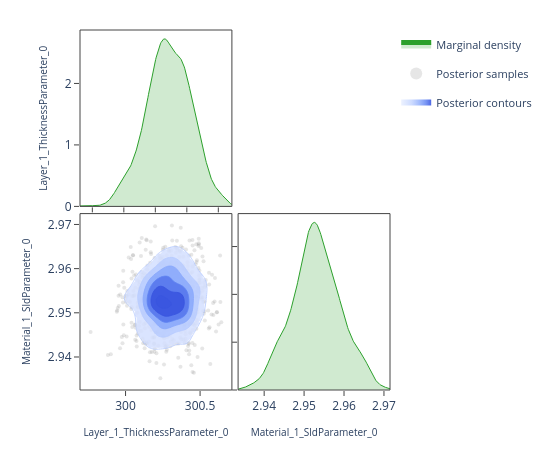

The cell this chart's notebook holds for it:
### Code cell
# ---- Pairwise focus: thickness vs SLD ---------------------------------------
# A 2-parameter corner plot zooms in on the joint posterior for a specific
# pair.  This is the same view the EasyReflectometryApp's "2D Heatmap"
# sub-tab uses to inspect parameter degeneracies.


params_of_interest = ['Layer_1_ThicknessParameter_0', 'Material_1_SldParameter_0']
idx = [posterior.param_names.index(p) for p in params_of_interest]
subset_draws = np.asarray(posterior.draws)[:, idx]

fig = plot_corner(subset_draws, params_of_interest)
fig.show()

### Figure 1 — Plotly figure (JSON) as saved in the notebook; plotly's stock layout.template omitted (floating-point values rounded to 4 significant figures; data arrays with more than 128 entries replaced by an {"elided": "..."} marker saying what was removed)
{"data": [{"fill": "tozeroy", "fillcolor": "rgba(44, 160, 44, 0.22)", "hoverinfo": "skip", "legendgroup": "marginal", "line": {"color": "rgb(44, 160, 44)", "width": 1}, "mode": "lines", "name": "Marginal density", "showlegend": true, "type": "scatter", "x": {"elided": "256 float values"}, "xaxis": "x", "y": {"elided": "256 float values"}, "yaxis": "y"}, {"hoverinfo": "skip", "legendgroup": "scatter", "marker": {"color": "rgba(140, 140, 140, 0.22)", "size": 4}, "mode": "markers", "name": "Posterior samples", "showlegend": true, "type": "scatter", "x": {"elided": "720 float values"}, "xaxis": "x3", "y": {"elided": "720 float values"}, "yaxis": "y3", "zorder": 0}, {"colorscale": [[0.0, "rgba(224, 233, 255, 0.62)"], [0.35, "rgba(183, 203, 255, 0.70)"], [0.6, "rgba(138, 169, 252, 0.78)"], [0.82, "rgba(96, 131, 242, 0.84)"], [1.0, "rgba(58, 86, 224, 0.90)"]], "connectgaps": false, "contours": {"coloring": "fill", "end": 171.5, "showlabels": false, "showlines": false, "size": 27.09, "start": 36.11}, "hoverinfo": "skip", "legendgroup": "contour", "name": "Posterior contours", "showlegend": true, "showscale": false, "type": "contour", "x": [299.7, 299.7, 299.7, 299.8, 299.8, 299.8, 299.8, 299.8, 299.8, 299.8, 299.8, 299.9, 299.9, 299.9, 299.9, 299.9, 299.9, 299.9, 299.9, 300.0, 300.0, 300.0, 300.0, 300.0, 300.0, 300.0, 300.0, 300.1, 300.1, 300.1, 300.1, 300.1, 300.1, 300.1, 300.1, 300.1, 300.2, 300.2, 300.2, 300.2, 300.2, 300.2, 300.2, 300.2, 300.3, 300.3, 300.3, 300.3, 300.3, 300.3, 300.3, 300.3, 300.4, 300.4, 300.4, 300.4, 300.4, 300.4, 300.4, 300.4, 300.5, 300.5, 300.5, 300.5, 300.5, 300.5, 300.5, 300.5, 300.6, 300.6, 300.6, 300.6, 300.6, 300.6, 300.6, 300.6, 300.6, 300.7, 300.7, 300.7], "xaxis": "x3", "y": [2.933, 2.934, 2.934, 2.935, 2.935, 2.936, 2.936, 2.937, 2.937, 2.938, 2.938, 2.939, 2.939, 2.94, 2.94, 2.941, 2.941, 2.942, 2.942, 2.943, 2.943, 2.944, 2.944, 2.945, 2.945, 2.946, 2.946, 2.946, 2.947, 2.947, 2.948, 2.948, 2.949, 2.949, 2.95, 2.95, 2.951, 2.951, 2.952, 2.952, 2.953, 2.953, 2.954, 2.954, 2.955, 2.955, 2.956, 2.956, 2.957, 2.957, 2.958, 2.958, 2.959, 2.959, 2.959, 2.96, 2.96, 2.961, 2.961, 2.962, 2.962, 2.963, 2.963, 2.964, 2.964, 2.965, 2.965, 2.966, 2.966, 2.967, 2.967, 2.968, 2.968, 2.969, 2.969, 2.97, 2.97, 2.971, 2.971, 2.972], "yaxis": "y3", "z": {"elided": "80x80 float values"}, "zmax": 171.5, "zmin": 36.11, "zorder": 1}, {"colorscale": [[0.0, "rgba(183, 203, 255, 0.94)"], [0.35, "rgba(183, 203, 255, 0.94)"], [0.35, "rgba(138, 169, 252, 0.95)"], [0.6, "rgba(138, 169, 252, 0.95)"], [0.6, "rgba(96, 131, 242, 0.96)"], [0.82, "rgba(96, 131, 242, 0.96)"], [0.82, "rgba(58, 86, 224, 0.98)"], [1.0, "rgba(58, 86, 224, 0.98)"]], "contours": {"coloring": "lines", "end": 171.5, "showlabels": false, "size": 27.09, "start": 36.11}, "hoverinfo": "skip", "legendgroup": "contour", "line": {"width": 0.9}, "showlegend": false, "showscale": false, "type": "contour", "x": [299.7, 299.7, 299.7, 299.8, 299.8, 299.8, 299.8, 299.8, 299.8, 299.8, 299.8, 299.9, 299.9, 299.9, 299.9, 299.9, 299.9, 299.9, 299.9, 300.0, 300.0, 300.0, 300.0, 300.0, 300.0, 300.0, 300.0, 300.1, 300.1, 300.1, 300.1, 300.1, 300.1, 300.1, 300.1, 300.1, 300.2, 300.2, 300.2, 300.2, 300.2, 300.2, 300.2, 300.2, 300.3, 300.3, 300.3, 300.3, 300.3, 300.3, 300.3, 300.3, 300.4, 300.4, 300.4, 300.4, 300.4, 300.4, 300.4, 300.4, 300.5, 300.5, 300.5, 300.5, 300.5, 300.5, 300.5, 300.5, 300.6, 300.6, 300.6, 300.6, 300.6, 300.6, 300.6, 300.6, 300.6, 300.7, 300.7, 300.7], "xaxis": "x3", "y": [2.933, 2.934, 2.934, 2.935, 2.935, 2.936, 2.936, 2.937, 2.937, 2.938, 2.938, 2.939, 2.939, 2.94, 2.94, 2.941, 2.941, 2.942, 2.942, 2.943, 2.943, 2.944, 2.944, 2.945, 2.945, 2.946, 2.946, 2.946, 2.947, 2.947, 2.948, 2.948, 2.949, 2.949, 2.95, 2.95, 2.951, 2.951, 2.952, 2.952, 2.953, 2.953, 2.954, 2.954, 2.955, 2.955, 2.956, 2.956, 2.957, 2.957, 2.958, 2.958, 2.959, 2.959, 2.959, 2.96, 2.96, 2.961, 2.961, 2.962, 2.962, 2.963, 2.963, 2.964, 2.964, 2.965, 2.965, 2.966, 2.966, 2.967, 2.967, 2.968, 2.968, 2.969, 2.969, 2.97, 2.97, 2.971, 2.971, 2.972], "yaxis": "y3", "z": {"elided": "80x80 float values"}, "zmax": 171.5, "zmin": 36.11, "zorder": 2}, {"fill": "tozeroy", "fillcolor": "rgba(44, 160, 44, 0.22)", "hoverinfo": "skip", "legendgroup": "marginal", "line": {"color": "rgb(44, 160, 44)", "width": 1}, "mode": "lines", "name": "Marginal density", "showlegend": false, "type": "scatter", "x": {"elided": "256 float values"}, "xaxis": "x4", "y": {"elided": "256 float values"}, "yaxis": "y4"}], "layout": {"height": 450, "legend": {"font": {"size": 11}, "itemsizing": "constant", "orientation": "v", "x": 1.02, "xanchor": "left", "y": 1.0, "yanchor": "top"}, "margin": {"b": 60, "l": 80, "r": 160, "t": 30}, "plot_bgcolor": "white", "shapes": [{"fillcolor": "rgba(0,0,0,0)", "layer": "above", "line": {"color": "#444", "width": 1}, "type": "rect", "x0": 0, "x1": 1, "xref": "x domain", "y0": 0, "y1": 1, "yref": "y domain"}, {"fillcolor": "rgba(0,0,0,0)", "layer": "above", "line": {"color": "#444", "width": 1}, "type": "rect", "x0": 0, "x1": 1, "xref": "x3 domain", "y0": 0, "y1": 1, "yref": "y3 domain"}, {"fillcolor": "rgba(0,0,0,0)", "layer": "above", "line": {"color": "#444", "width": 1}, "type": "rect", "x0": 0, "x1": 1, "xref": "x4 domain", "y0": 0, "y1": 1, "yref": "y4 domain"}], "showlegend": true, "width": 550, "xaxis": {"anchor": "y", "domain": [0.0, 0.49], "showgrid": false, "showticklabels": false, "ticks": "outside", "zeroline": false}, "xaxis2": {"anchor": "y2", "domain": [0.51, 1.0], "showgrid": false, "ticks": "outside", "visible": false, "zeroline": false}, "xaxis3": {"anchor": "y3", "domain": [0.0, 0.49], "showgrid": false, "ticks": "outside", "title": {"font": {"size": 10}, "text": "Layer_1_ThicknessParameter_0"}, "zeroline": false}, "xaxis4": {"anchor": "y4", "domain": [0.51, 1.0], "showgrid": false, "ticks": "outside", "title": {"font": {"size": 10}, "text": "Material_1_SldParameter_0"}, "zeroline": false}, "yaxis": {"anchor": "x", "domain": [0.51, 1.0], "showgrid": false, "ticks": "outside", "title": {"font": {"size": 10}, "text": "Layer_1_ThicknessParameter_0"}, "zeroline": false}, "yaxis2": {"anchor": "x2", "domain": [0.51, 1.0], "showgrid": false, "ticks": "outside", "visible": false, "zeroline": false}, "yaxis3": {"anchor": "x3", "domain": [0.0, 0.49], "showgrid": false, "ticks": "outside", "title": {"font": {"size": 10}, "text": "Material_1_SldParameter_0"}, "zeroline": false}, "yaxis4": {"anchor": "x4", "domain": [0.0, 0.49], "showgrid": false, "showticklabels": false, "ticks": "outside", "zeroline": false}}}
